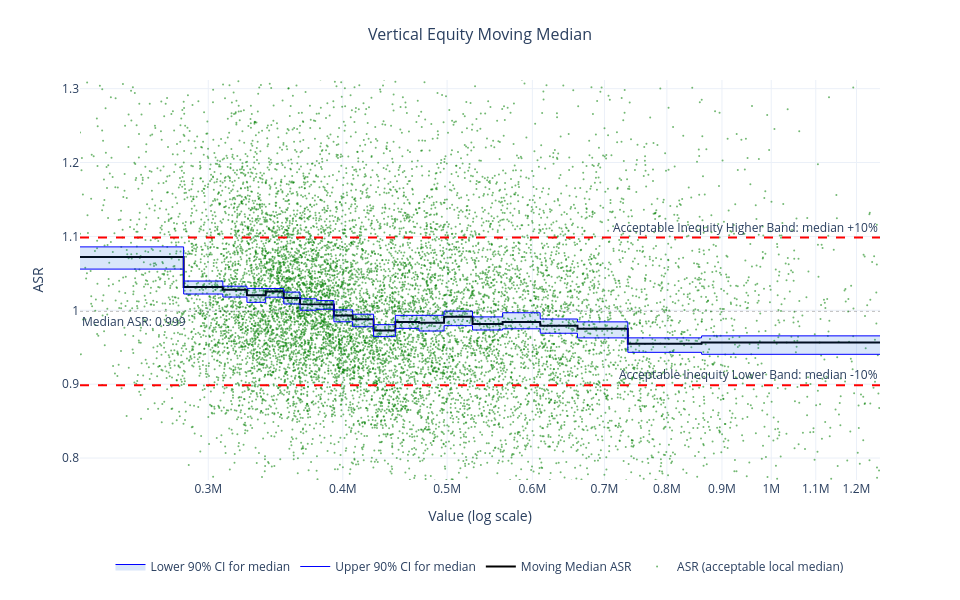

Notebook source saved alongside this figure:
### Code cell
# Interactive Plotly chart - hover a point for the local median, its band and the group size.
vem['plot']

### Figure 1 — Plotly figure (JSON) as saved in the notebook; plotly's stock layout.template omitted (floating-point values rounded to 4 significant figures; data arrays with more than 128 entries replaced by an {"elided": "..."} marker saying what was removed)
{"data": [{"marker": {"color": "green", "opacity": 0.55, "size": 2}, "mode": "markers", "name": "ASR (acceptable local median)", "type": "scatter", "x": {"elided": "12583 int values"}, "y": {"elided": "12583 float values"}}, {"marker": {"color": "red", "opacity": 0.7, "size": 2}, "mode": "markers", "name": "ASR (excessive local median)", "type": "scatter", "x": [], "y": []}, {"line": {"color": "black", "width": 2}, "mode": "lines", "name": "Moving Median ASR", "type": "scatter", "x": {"elided": "12583 int values"}, "y": {"elided": "12583 float values"}}, {"line": {"color": "blue", "width": 1}, "mode": "lines", "name": "Upper 90% CI for median", "type": "scatter", "x": {"elided": "12583 int values"}, "y": {"elided": "12583 float values"}}, {"fill": "tonexty", "fillcolor": "rgba(0,90,220,0.15)", "line": {"color": "blue", "width": 1}, "mode": "lines", "name": "Lower 90% CI for median", "type": "scatter", "x": {"elided": "12583 int values"}, "y": {"elided": "12583 float values"}}], "layout": {"annotations": [{"showarrow": false, "text": "Median ASR: 0.999", "x": 0, "xanchor": "left", "xref": "x domain", "y": 0.9985, "yanchor": "top", "yref": "y"}, {"showarrow": false, "text": "Acceptable Inequity Higher Band: median +10%", "x": 1, "xanchor": "right", "xref": "x domain", "y": 1.099, "yanchor": "bottom", "yref": "y"}, {"showarrow": false, "text": "Acceptable Inequity Lower Band: median -10%", "x": 1, "xanchor": "right", "xref": "x domain", "y": 0.8985, "yanchor": "bottom", "yref": "y"}], "height": 600, "hovermode": "x unified", "legend": {"orientation": "h", "x": 0.5, "xanchor": "center", "y": -0.18, "yanchor": "top"}, "margin": {"b": 120, "t": 80}, "shapes": [{"line": {"color": "rgba(0,0,0,0.25)", "dash": "dot", "width": 1}, "type": "line", "x0": 0, "x1": 1, "xref": "x domain", "y0": 0.9985, "y1": 0.9985, "yref": "y"}, {"line": {"color": "red", "dash": "dash", "width": 2}, "type": "line", "x0": 0, "x1": 1, "xref": "x domain", "y0": 1.099, "y1": 1.099, "yref": "y"}, {"line": {"color": "red", "dash": "dash", "width": 2}, "type": "line", "x0": 0, "x1": 1, "xref": "x domain", "y0": 0.8985, "y1": 0.8985, "yref": "y"}], "title": {"font": {"size": 16}, "text": "Vertical Equity Moving Median", "x": 0.5, "xanchor": "center"}, "width": 960, "xaxis": {"range": [5.358, 6.101], "title": {"text": "Value (log scale)"}, "type": "log"}, "yaxis": {"range": [0.7703, 1.312], "title": {"text": "ASR"}, "type": "linear"}}}
